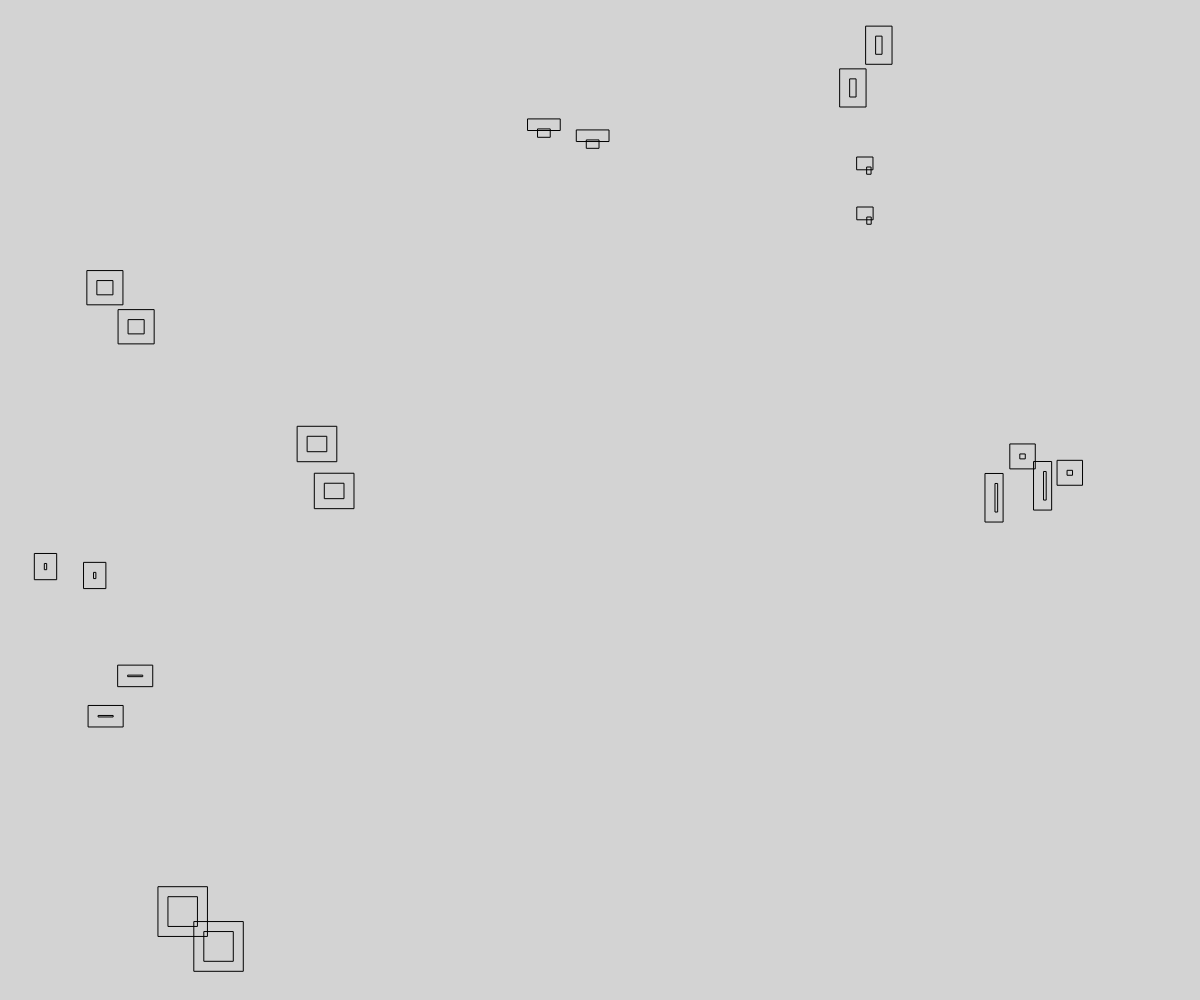
Frame 1 (no input)
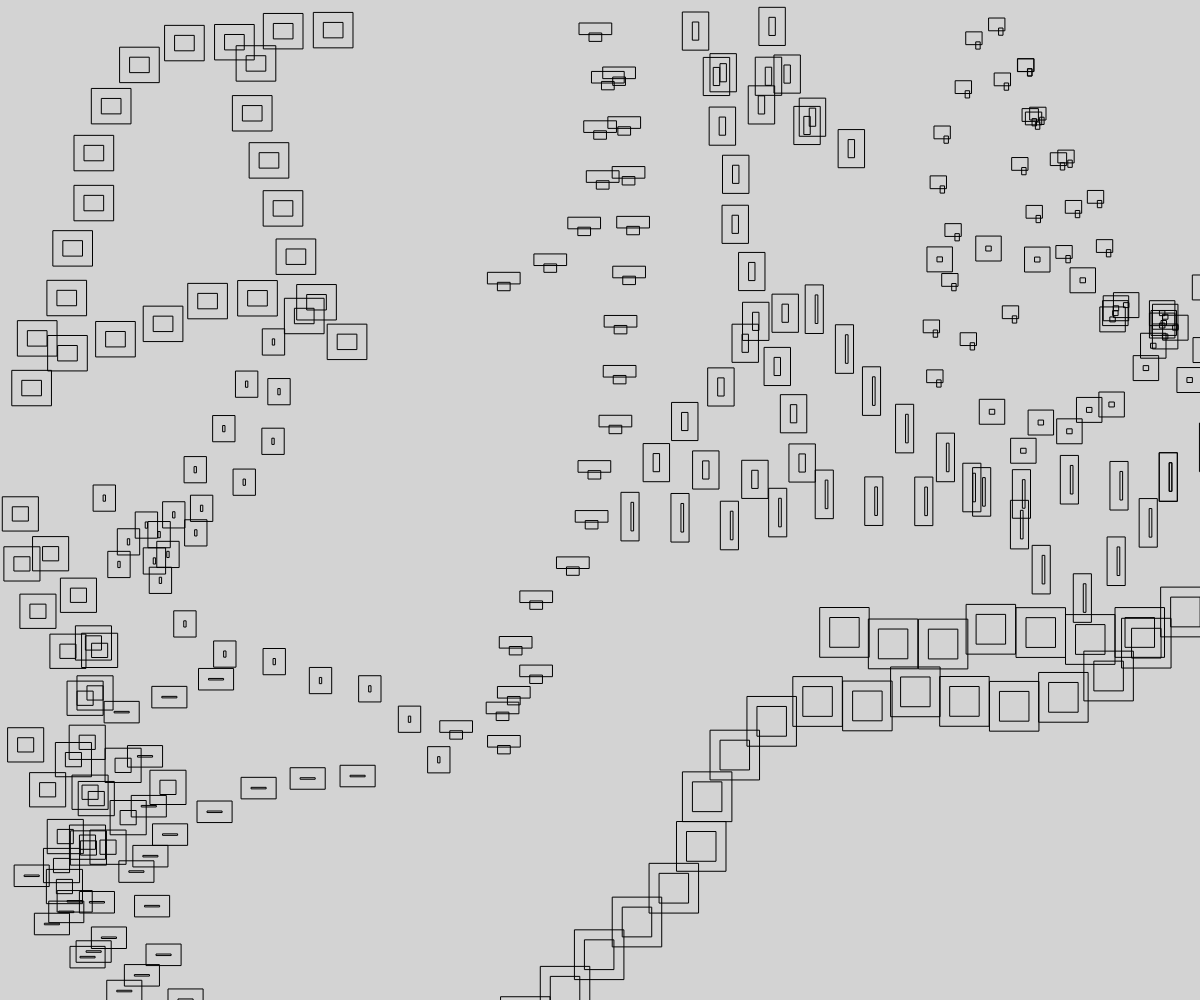
Frame 60 (no input)
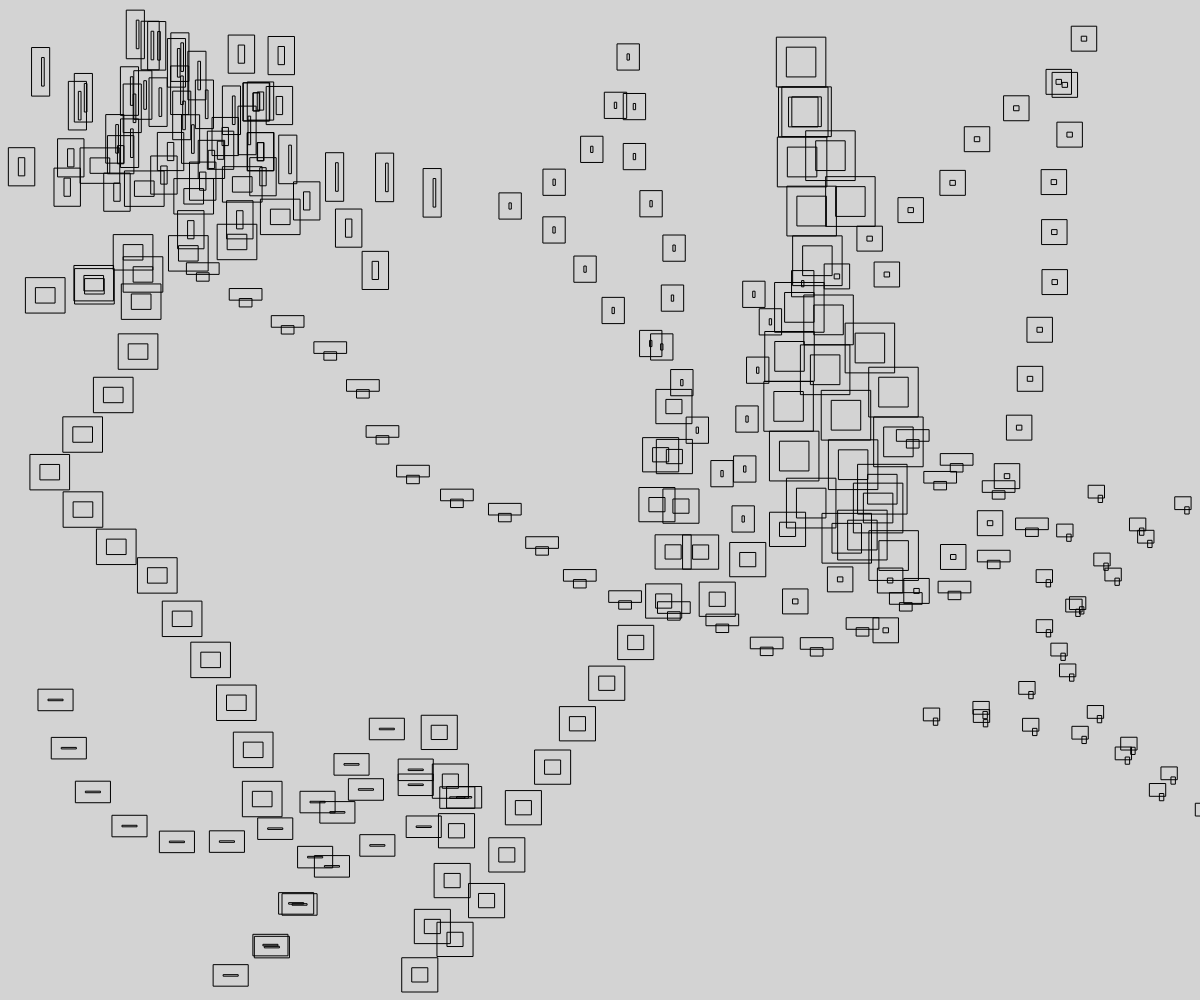
Frame 120 (the mouse pressed at the canvas centre since frame 60)

The p5.js sketch that drew these frames (run headless with seeded random() and noise() and a simulated clock; from frame 60 on, the mouse is pressed at the canvas centre):

// p5.js sketch
// ── sketch.js
class Snake {
  constructor() {
    this.path = [createVector(random(width), random(height))]; 
    this.stepSize = 50;
    this.maxLength = 25;
    this.angle = random(TWO_PI); 
  }

  update(snakes) {
    let newX = this.path[this.path.length - 1].x + cos(this.angle) * this.stepSize;
    let newY = this.path[this.path.length - 1].y + sin(this.angle) * this.stepSize;
    let newPos = createVector(newX, newY);
    
    
    if (newX < 0 || newX > width || newY < 0 || newY > height) {
      this.angle += PI; 
    } else if (this.checkCollision(newPos, snakes)) {
      this.angle += random(PI / 2, PI); 
    } else {
      this.path.push(newPos);
      if (this.path.length > this.maxLength) {
        this.path.shift();
      }
    }
    
    this.angle += random(-PI / 6, PI / 6); 
  }

  checkCollision(pos, snakes) {
    for (let snake of snakes) {
      if (snake === this) continue; 
      for (let point of snake.path) {
        if (dist(pos.x, pos.y, point.x, point.y) < 20) {
          return true; 
        }
      }
    }
    return false;
  }

  draw(colour, width, height) {
    noFill();
    for (let i = 0; i < this.path.length; i++) {
      rect(this.path[i].x, this.path[i].y, width, height);
      rect(this.path[i].x + 10, this.path[i].y + 10, width - 20, height - 20);
    }
    
  }
}

let snakes = [];
let colours = [];
let widths = [];
let heights = [];
let backgroundColor;

function setup() {
  createCanvas(windowWidth, windowHeight);
  backgroundColor = 'lightgrey';
  frameRate(20);
  for (let i = 0; i < 10; i++) {
    snakes.push(new Snake());
    colours.push(color(random(255), random(255), random(255)));
    widths.push(random(5, 50));
    heights.push(random(5, 50));
  }
}

function draw() {
  background(backgroundColor);
  for (let i = 0; i < snakes.length; i++) {
    snakes[i].update(snakes);
    snakes[i].draw(colours[i], widths[i], heights[i]);
  }
}
